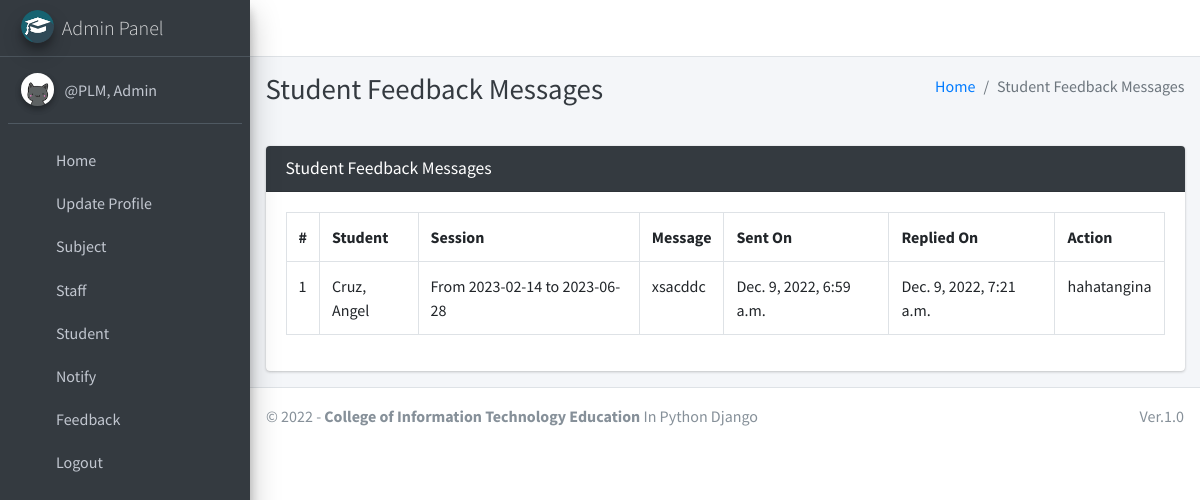
The app's page /student/view/feedback/ (signed in), older data.
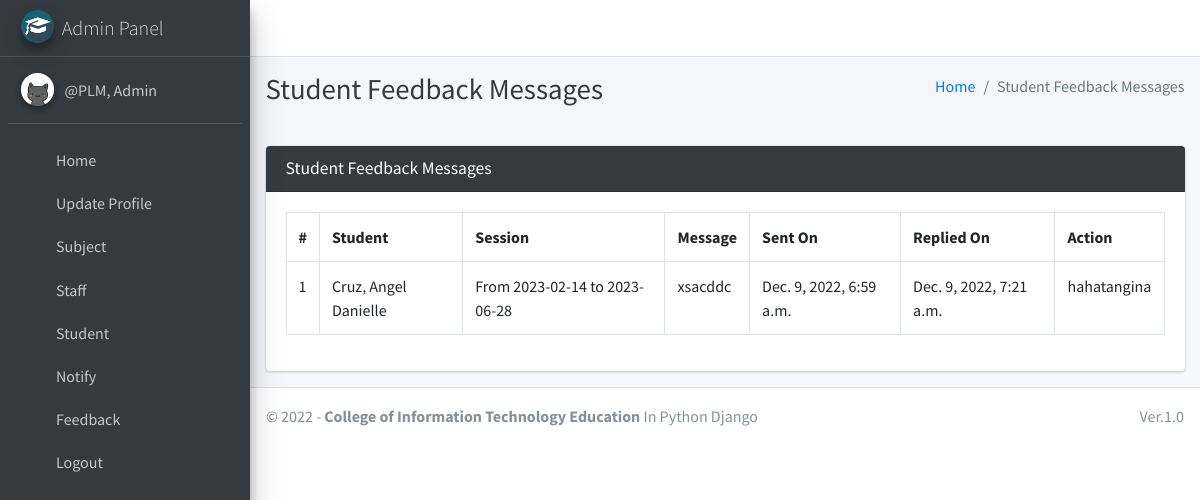
The same page, newer data.
### main_app/models.py (models this page shows)
class FeedbackStudent(models.Model):
    student = models.ForeignKey(Student, on_delete=models.CASCADE)
    feedback = models.TextField()
    reply = models.TextField()
    created_at = models.DateTimeField(auto_now_add=True)
    updated_at = models.DateTimeField(auto_now=True)

class Student(models.Model):
    admin = models.OneToOneField(CustomUser, on_delete=models.CASCADE)
    course = models.ForeignKey(Course, on_delete=models.DO_NOTHING, null=True, blank=False)
    session = models.ForeignKey(Session, on_delete=models.DO_NOTHING, null=True)
    def __str__(self):
        return self.admin.last_name + ", " + self.admin.first_name

class CustomUser(AbstractUser):
    USER_TYPE = ((1, "HOD"), (2, "Staff"), (3, "Student"))
    GENDER = [("M", "Male"), ("F", "Female")]
    username = None  # Removed username, using email instead
    email = models.EmailField(unique=True)
    user_type = models.CharField(default=1, choices=USER_TYPE, max_length=1)
    gender = models.CharField(max_length=1, choices=GENDER)
    profile_pic = models.ImageField()
    address = models.TextField()
    fcm_token = models.TextField(default="")  # For firebase notifications
    created_at = models.DateTimeField(auto_now_add=True)
    updated_at = models.DateTimeField(auto_now=True)
    USERNAME_FIELD = "email"
    REQUIRED_FIELDS = []
    objects = CustomUserManager()
    def __str__(self):
        return self.last_name + ", " + self.first_name

class Session(models.Model):
    start_year = models.DateField()
    end_year = models.DateField()
    def __str__(self):
        return "From " + str(self.start_year) + " to " + str(self.end_year)

### main_app/hod_views.py (the view, shortened to what this page needs)
# urls.py: path("student/view/feedback/", hod_views.student_feedback_message,
@csrf_exempt
def student_feedback_message(request):
    if request.method != 'POST':
        feedbacks = FeedbackStudent.objects.all()
        context = {
            'feedbacks': feedbacks,
            'page_title': 'Student Feedback Messages'
        }
        return render(request, 'hod_template/student_feedback_template.html', context)

### main_app/templates/hod_template/student_feedback_template.html (shortened to what this page needs)
{% extends 'main_app/base.html' %}
{% load static %}
{% block page_title %}{{page_title}}{% endblock page_title %}
{% block content %}
<section class="content">
    <div class="container-fluid">
        <div class="row">
            <div class="col-md-12">
                <div class="card card-dark">
                    <div class="card-header">
                        <h3 class="card-title">{{page_title}}</h3>
                    </div>
                    <div class="table card-body">
                        <table class="table table-bordered table-hover">
                            <tr>
                                <th>#</th>
                                <th>Student</th>
                                <th>Session</th>
                                <th>Message</th>
                                <th>Sent On</th>
                                <th>Replied On</th>
                                <th>Action</th>
                            </tr>
                            {% for feedback in  feedbacks %}
                              <tr>
                                  <td>{{forloop.counter}}</td>
                                  <td>{{feedback.student}}</td>
                                  <td>{{feedback.student.session}}</td>
                                  <td>{{feedback.feedback}}</td>
                                      {% if feedback.reply == "" %}
                                      <td>{{feedback.created_at}}</td>
                                      <td><span  class='badge badge-warning'>Pending Response</span></td>
                                           <td> <button data-toggle = "modal" data-target = "#reply_modal" value="{{feedback.id}}" class="btn btn-success reply_open_modal">Reply</button>
                                          {% else %}
                                          <td>{{feedback.created_at}}</td>
                                          <td>{{feedback.updated_at}}</td>
                                            <td>{{feedback.reply}}</td>
                                      {% endif %}
                              </tr>
                            {% endfor %}
                        </table>
                    </div>
                    </div>
            </div>
        </div>
    </div>
</section>
{% endblock content %}

Row changes from the older to the newer data that the page shows:
changed through a linked row, FeedbackStudent "xsacddc": student "Cruz, Angel" → "Cruz, Angel Danielle"
